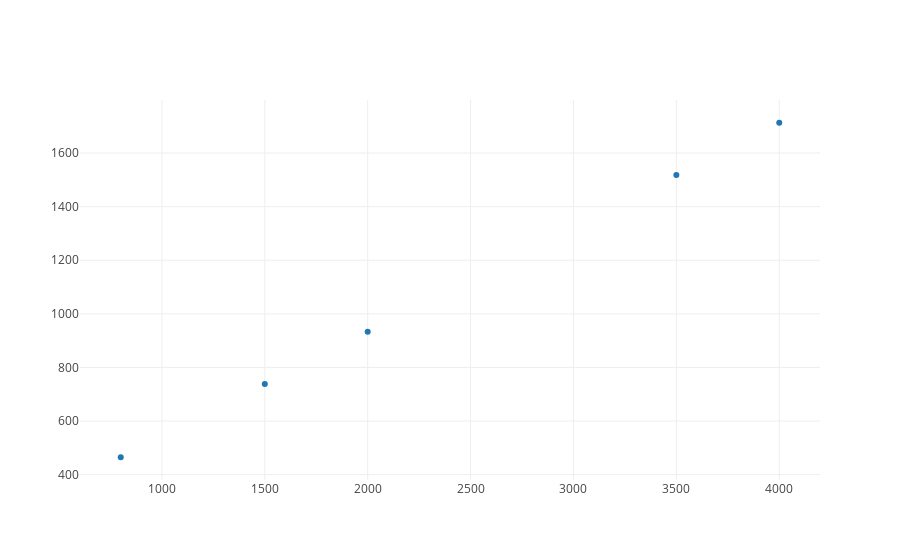

Notebook cell for this chart:
### Markdown cell above
- I imported plotly libray myself as below, to generate the same graph as above.

### Code cell
import plotly
from plotly.offline import iplot, init_notebook_mode
init_notebook_mode(connected=True)

plotly.offline.iplot([hyp_trace])

### Figure 1 — Plotly figure (JSON) as saved in the notebook; plotly's stock layout.template omitted (floating-point values rounded to 4 significant figures)
{"data": [{"mode": "markers", "text": "y = 0.39x + 153", "type": "scatter", "uid": "1aec0653-7af6-448d-abae-ba63cc6675b9", "x": [800, 1500, 2000, 3500, 4000], "y": [465, 738, 933, 1518, 1713]}], "layout": {}}
